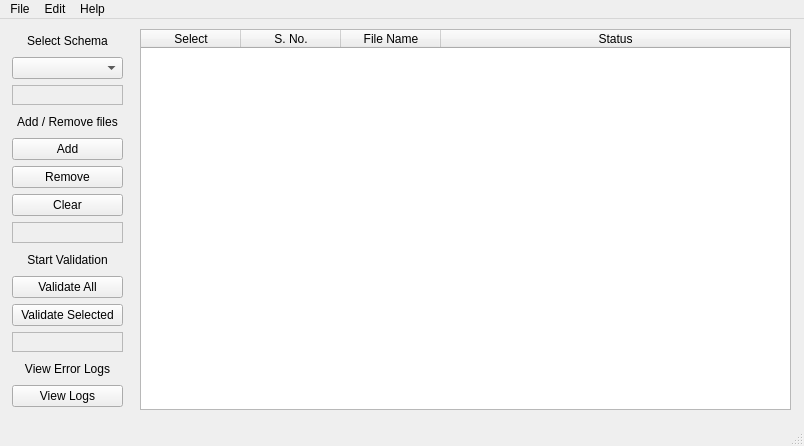
<?xml version="1.0" encoding="UTF-8"?>
<ui version="4.0">
 <class>MainWindow</class>
 <widget class="QMainWindow" name="MainWindow">
  <property name="geometry">
   <rect>
    <x>0</x>
    <y>0</y>
    <width>804</width>
    <height>446</height>
   </rect>
  </property>
  <property name="windowTitle">
   <string>Validator v1.0</string>
  </property>
  <widget class="QWidget" name="centralwidget">
   <widget class="QWidget" name="">
    <property name="geometry">
     <rect>
      <x>12</x>
      <y>11</y>
      <width>111</width>
      <height>377</height>
     </rect>
    </property>
    <layout class="QVBoxLayout" name="verticalLayout">
     <item>
      <widget class="QLabel" name="label">
       <property name="text">
        <string>Select Schema</string>
       </property>
       <property name="alignment">
        <set>Qt::AlignCenter</set>
       </property>
       <property name="buddy">
        <cstring>comboBox</cstring>
       </property>
      </widget>
     </item>
     <item>
      <widget class="QComboBox" name="comboBox"/>
     </item>
     <item>
      <widget class="QFrame" name="frame">
       <property name="frameShape">
        <enum>QFrame::StyledPanel</enum>
       </property>
       <property name="frameShadow">
        <enum>QFrame::Raised</enum>
       </property>
      </widget>
     </item>
     <item>
      <widget class="QLabel" name="label_2">
       <property name="text">
        <string>Add / Remove files</string>
       </property>
       <property name="alignment">
        <set>Qt::AlignCenter</set>
       </property>
      </widget>
     </item>
     <item>
      <widget class="QPushButton" name="add_button">
       <property name="text">
        <string>Add</string>
       </property>
      </widget>
     </item>
     <item>
      <widget class="QPushButton" name="remove_button">
       <property name="text">
        <string>Remove</string>
       </property>
      </widget>
     </item>
     <item>
      <widget class="QPushButton" name="clea_button">
       <property name="text">
        <string>Clear</string>
       </property>
      </widget>
     </item>
     <item>
      <widget class="QFrame" name="frame_2">
       <property name="frameShape">
        <enum>QFrame::StyledPanel</enum>
       </property>
       <property name="frameShadow">
        <enum>QFrame::Raised</enum>
       </property>
      </widget>
     </item>
     <item>
      <widget class="QLabel" name="label_3">
       <property name="text">
        <string>Start Validation</string>
       </property>
       <property name="alignment">
        <set>Qt::AlignCenter</set>
       </property>
       <property name="buddy">
        <cstring>validate_all_button</cstring>
       </property>
      </widget>
     </item>
     <item>
      <widget class="QPushButton" name="validate_all_button">
       <property name="text">
        <string>Validate All</string>
       </property>
      </widget>
     </item>
     <item>
      <widget class="QPushButton" name="validate_selected_button">
       <property name="text">
        <string>Validate Selected</string>
       </property>
      </widget>
     </item>
     <item>
      <widget class="QFrame" name="frame_3">
       <property name="frameShape">
        <enum>QFrame::StyledPanel</enum>
       </property>
       <property name="frameShadow">
        <enum>QFrame::Raised</enum>
       </property>
      </widget>
     </item>
     <item>
      <widget class="QLabel" name="label_4">
       <property name="text">
        <string>View Error Logs</string>
       </property>
       <property name="alignment">
        <set>Qt::AlignCenter</set>
       </property>
       <property name="buddy">
        <cstring>view_logs_button</cstring>
       </property>
      </widget>
     </item>
     <item>
      <widget class="QPushButton" name="view_logs_button">
       <property name="text">
        <string>View Logs</string>
       </property>
      </widget>
     </item>
    </layout>
   </widget>
   <widget class="QTableWidget" name="table">
    <property name="geometry">
     <rect>
      <x>140</x>
      <y>10</y>
      <width>651</width>
      <height>381</height>
     </rect>
    </property>
    <property name="alternatingRowColors">
     <bool>false</bool>
    </property>
    <property name="wordWrap">
     <bool>true</bool>
    </property>
    <attribute name="horizontalHeaderVisible">
     <bool>true</bool>
    </attribute>
    <attribute name="horizontalHeaderCascadingSectionResizes">
     <bool>false</bool>
    </attribute>
    <attribute name="horizontalHeaderStretchLastSection">
     <bool>true</bool>
    </attribute>
    <attribute name="verticalHeaderStretchLastSection">
     <bool>false</bool>
    </attribute>
    <column>
     <property name="text">
      <string>Select</string>
     </property>
    </column>
    <column>
     <property name="text">
      <string>S. No.</string>
     </property>
    </column>
    <column>
     <property name="text">
      <string>File Name</string>
     </property>
    </column>
    <column>
     <property name="text">
      <string>Status</string>
     </property>
    </column>
   </widget>
   <zorder>verticalLayoutWidget</zorder>
   <zorder>table</zorder>
   <zorder></zorder>
  </widget>
  <widget class="QMenuBar" name="menubar">
   <property name="geometry">
    <rect>
     <x>0</x>
     <y>0</y>
     <width>804</width>
     <height>26</height>
    </rect>
   </property>
   <widget class="QMenu" name="menuFile">
    <property name="title">
     <string>File</string>
    </property>
   </widget>
   <widget class="QMenu" name="menuEdit">
    <property name="title">
     <string>Edit</string>
    </property>
   </widget>
   <widget class="QMenu" name="menuHelp">
    <property name="title">
     <string>Help</string>
    </property>
   </widget>
   <addaction name="menuFile"/>
   <addaction name="menuEdit"/>
   <addaction name="menuHelp"/>
  </widget>
  <widget class="QStatusBar" name="statusbar"/>
 </widget>
 <resources/>
 <connections/>
</ui>
